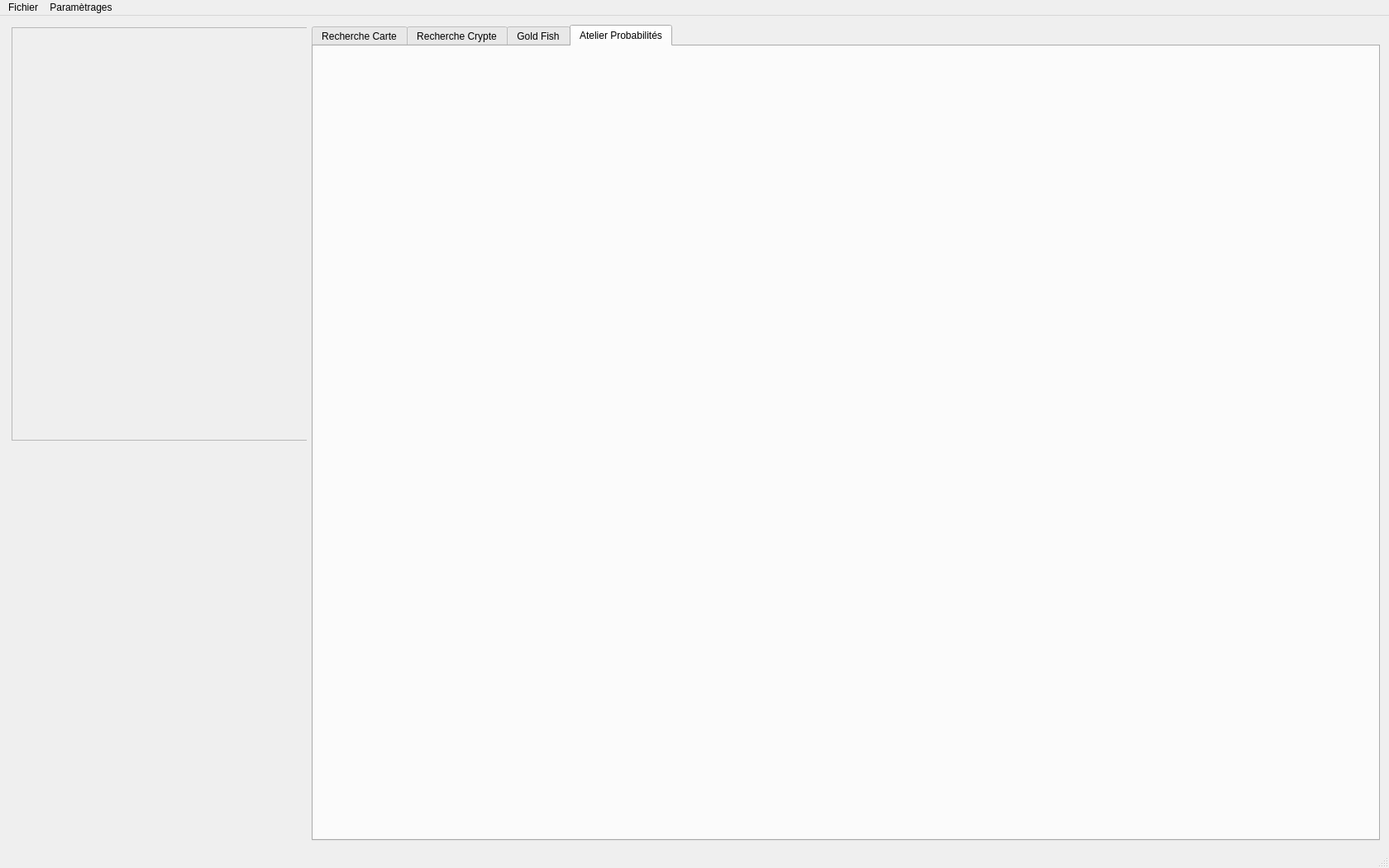
<?xml version="1.0" encoding="UTF-8"?>
<ui version="4.0">
 <class>MainWindow</class>
 <widget class="QMainWindow" name="MainWindow">
  <property name="geometry">
   <rect>
    <x>0</x>
    <y>0</y>
    <width>1680</width>
    <height>1050</height>
   </rect>
  </property>
  <property name="minimumSize">
   <size>
    <width>600</width>
    <height>400</height>
   </size>
  </property>
  <property name="windowTitle">
   <string>Vampire, the eternal deck builder</string>
  </property>
  <widget class="QWidget" name="centralWidget">
   <layout class="QGridLayout" name="gridLayout">
    <item row="0" column="0">
     <widget class="QFrame" name="FrameVisuel">
      <property name="sizePolicy">
       <sizepolicy hsizetype="Fixed" vsizetype="Expanding">
        <horstretch>0</horstretch>
        <verstretch>0</verstretch>
       </sizepolicy>
      </property>
      <property name="minimumSize">
       <size>
        <width>360</width>
        <height>500</height>
       </size>
      </property>
      <property name="maximumSize">
       <size>
        <width>360</width>
        <height>5000</height>
       </size>
      </property>
      <property name="frameShape">
       <enum>QFrame::Box</enum>
      </property>
      <property name="frameShadow">
       <enum>QFrame::Raised</enum>
      </property>
      <property name="lineWidth">
       <number>0</number>
      </property>
      <widget class="QLabel" name="VisuelDeck">
       <property name="geometry">
        <rect>
         <x>3</x>
         <y>3</y>
         <width>360</width>
         <height>500</height>
        </rect>
       </property>
       <property name="sizePolicy">
        <sizepolicy hsizetype="Fixed" vsizetype="Fixed">
         <horstretch>0</horstretch>
         <verstretch>0</verstretch>
        </sizepolicy>
       </property>
       <property name="minimumSize">
        <size>
         <width>360</width>
         <height>500</height>
        </size>
       </property>
       <property name="maximumSize">
        <size>
         <width>360</width>
         <height>500</height>
        </size>
       </property>
       <property name="lineWidth">
        <number>0</number>
       </property>
       <property name="text">
        <string/>
       </property>
      </widget>
      <widget class="QLabel" name="VisuelCrypt">
       <property name="geometry">
        <rect>
         <x>3</x>
         <y>3</y>
         <width>360</width>
         <height>500</height>
        </rect>
       </property>
       <property name="sizePolicy">
        <sizepolicy hsizetype="Fixed" vsizetype="Fixed">
         <horstretch>0</horstretch>
         <verstretch>0</verstretch>
        </sizepolicy>
       </property>
       <property name="minimumSize">
        <size>
         <width>360</width>
         <height>500</height>
        </size>
       </property>
       <property name="maximumSize">
        <size>
         <width>360</width>
         <height>500</height>
        </size>
       </property>
       <property name="frameShape">
        <enum>QFrame::StyledPanel</enum>
       </property>
       <property name="frameShadow">
        <enum>QFrame::Sunken</enum>
       </property>
       <property name="lineWidth">
        <number>0</number>
       </property>
       <property name="text">
        <string/>
       </property>
       <property name="pixmap">
        <pixmap>../../../../jr/Desktop/Vtes_Grelarge.gif</pixmap>
       </property>
      </widget>
      <widget class="QLabel" name="VisuelCarte">
       <property name="geometry">
        <rect>
         <x>3</x>
         <y>3</y>
         <width>360</width>
         <height>500</height>
        </rect>
       </property>
       <property name="sizePolicy">
        <sizepolicy hsizetype="Fixed" vsizetype="Fixed">
         <horstretch>0</horstretch>
         <verstretch>0</verstretch>
        </sizepolicy>
       </property>
       <property name="minimumSize">
        <size>
         <width>360</width>
         <height>500</height>
        </size>
       </property>
       <property name="maximumSize">
        <size>
         <width>360</width>
         <height>500</height>
        </size>
       </property>
       <property name="frameShape">
        <enum>QFrame::StyledPanel</enum>
       </property>
       <property name="frameShadow">
        <enum>QFrame::Sunken</enum>
       </property>
       <property name="lineWidth">
        <number>0</number>
       </property>
       <property name="text">
        <string/>
       </property>
       <property name="pixmap">
        <pixmap>../../../../jr/Desktop/Vtes_Grelarge.gif</pixmap>
       </property>
      </widget>
     </widget>
    </item>
    <item row="0" column="1">
     <widget class="QTabWidget" name="tabEditorModule">
      <property name="sizePolicy">
       <sizepolicy hsizetype="Preferred" vsizetype="Preferred">
        <horstretch>0</horstretch>
        <verstretch>0</verstretch>
       </sizepolicy>
      </property>
      <property name="autoFillBackground">
       <bool>false</bool>
      </property>
      <property name="styleSheet">
       <string notr="true"/>
      </property>
      <property name="tabPosition">
       <enum>QTabWidget::North</enum>
      </property>
      <property name="tabShape">
       <enum>QTabWidget::Rounded</enum>
      </property>
      <property name="currentIndex">
       <number>3</number>
      </property>
      <property name="documentMode">
       <bool>false</bool>
      </property>
      <widget class="QWidget" name="OngletRechercheCarte">
       <attribute name="title">
        <string>Recherche Carte</string>
       </attribute>
      </widget>
      <widget class="QWidget" name="OngletRechercheCrypte">
       <attribute name="title">
        <string>Recherche Crypte</string>
       </attribute>
      </widget>
      <widget class="QWidget" name="OngletGoldFish">
       <attribute name="title">
        <string>Gold Fish</string>
       </attribute>
      </widget>
      <widget class="QWidget" name="OngletProba">
       <attribute name="title">
        <string>Atelier Probabilités</string>
       </attribute>
      </widget>
     </widget>
    </item>
   </layout>
  </widget>
  <widget class="QMenuBar" name="menuBar">
   <property name="geometry">
    <rect>
     <x>0</x>
     <y>0</y>
     <width>1680</width>
     <height>21</height>
    </rect>
   </property>
   <widget class="QMenu" name="menuFichier">
    <property name="title">
     <string>Fichier</string>
    </property>
    <addaction name="actionEnregistrer_le_Deck"/>
    <addaction name="actionImprimer_le_Deck"/>
   </widget>
   <widget class="QMenu" name="menuParam_trages">
    <property name="title">
     <string>Paramètrages</string>
    </property>
    <addaction name="actionOptions"/>
   </widget>
   <addaction name="menuFichier"/>
   <addaction name="menuParam_trages"/>
  </widget>
  <widget class="QStatusBar" name="statusBar"/>
  <action name="actionEnregistrer_le_Deck">
   <property name="text">
    <string>Enregistrer le Deck</string>
   </property>
   <property name="shortcut">
    <string>Ctrl+S</string>
   </property>
  </action>
  <action name="actionImprimer_le_Deck">
   <property name="text">
    <string>Imprimer le Deck</string>
   </property>
   <property name="shortcut">
    <string>Ctrl+P</string>
   </property>
  </action>
  <action name="actionOptions">
   <property name="text">
    <string>Options</string>
   </property>
  </action>
 </widget>
 <layoutdefault spacing="6" margin="11"/>
 <resources/>
 <connections/>
</ui>
